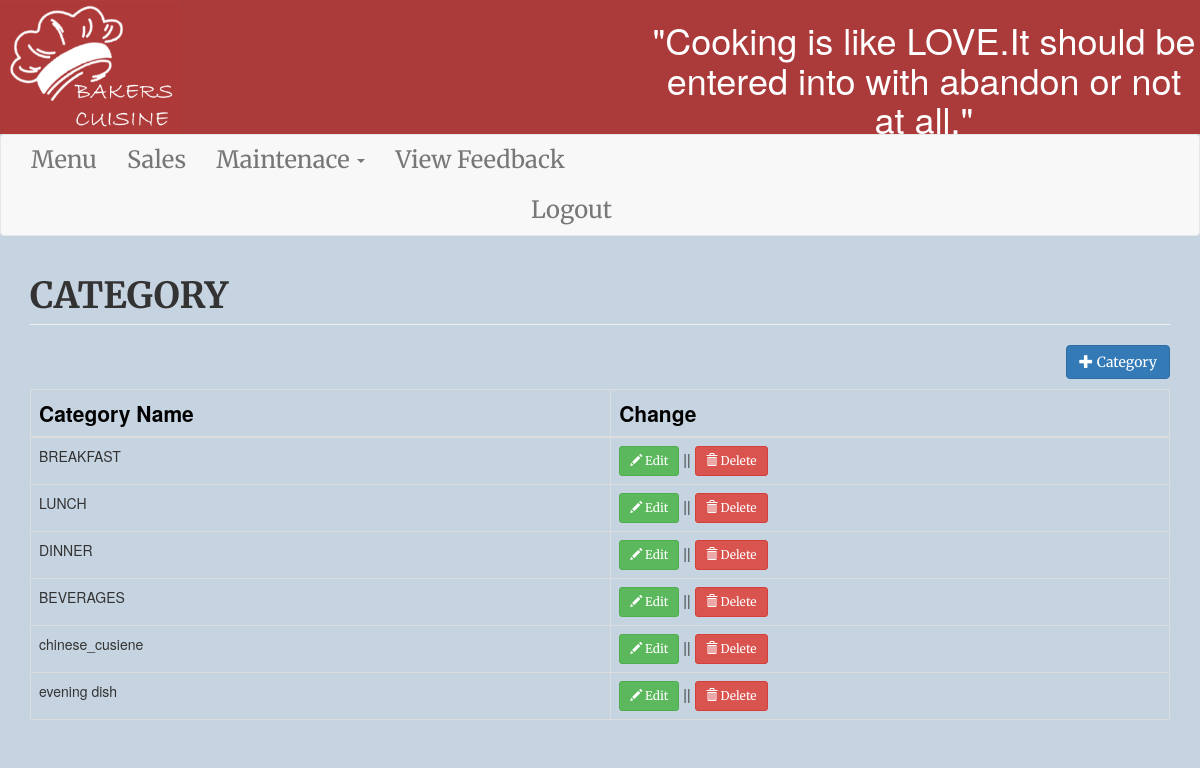
/category.php (signed in), run on the app's committed database.
### tables this page shows
CREATE TABLE `category` (
  `categoryid` int(11) NOT NULL,
  `catname` varchar(30) NOT NULL
);

### category.php (the view, shortened to what this page needs)
<?php include('header.php');
if(isset($_SESSION['admi'])){?>
<body class="ab">
<?php include('navbar.php'); ?>
<div class="container">
	<h1 class="page-header text-left" style="font-family: 'Merriweather', serif;"><b>CATEGORY</b> </h1>
	<div class="row">
		<div class="col-md-12">
			<a href="#addcategory" data-toggle="modal" class="pull-right btn btn-primary"><span class="glyphicon glyphicon-plus"></span> Category</a>
		</div>
	</div>
	<div style="margin-top:10px;">
		<table class="table table-bordered table-hover">
			<thead>
				<th>Category Name</th>
				<th>Change</th>
			</thead>
			<tbody>
				<?php
					$sql="select * from category order by categoryid asc";
					$query=	mysqli_query($conn,$sql);
					while($row=$query->fetch_array()){
						?>
						<tr>
							<td><?php echo $row['catname']; ?></td>
							<td>
								<a href="#editcategory<?php echo $row['categoryid']; ?>" data-toggle="modal" class="btn btn-success btn-sm"><span class="glyphicon glyphicon-pencil"></span> Edit</a> || <a href="#deletecategory<?php echo $row['categoryid']; ?>" data-toggle="modal" class="btn btn-danger btn-sm"><span class="glyphicon glyphicon-trash"></span> Delete</a>
							</td>
						</tr>
						<?php
					}
				?>
			</tbody>
		</table>
	</div>
</div>
</body>
</html>
<?php }
		else
		{
			header("location:start.php");
		}
		?>

### mysss.css (style rules this page uses)
body { color: red; }
.ab { background-color: rgba(67, 112, 153, 0.301); background-repeat: no-repeat; background-size: cover; }
a { font-family:'Merriweather', serif; font-size: 1.7em; }
th { color:black; font-size: 1.5em; }
body { font-family: 'Merriweather', serif; font-size: 5em; }
h1 { text-align: center; font-family: 'Courgette', cursive; font-size: 4rem; }

### header.php (style rules this page uses)
body { position: relative; }

### data on the page
category: catname "BREAKFAST"
category: catname "LUNCH"
category: catname "DINNER"
category: catname "BEVERAGES"
category: catname "chinese_cusiene"
category: catname "evening dish"
